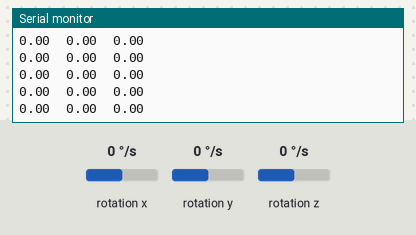
This sketch was run on a simulated Arduino Uno, built with avr-gcc and run on an emulated ATmega328P. On the bench: the last lines printed to the serial monitor. Wiring (inferred from the names in the program): L3G4200D gyroscope at I2C address 0x6A. Inputs (shaded band) come from the test bench; at power-on: rotation x 0 °/s, rotation y 0 °/s, rotation z 0 °/s.

Above: at 1.2 s.
1.3 s: rotation x set to 100 °/s
At 2.4 s:
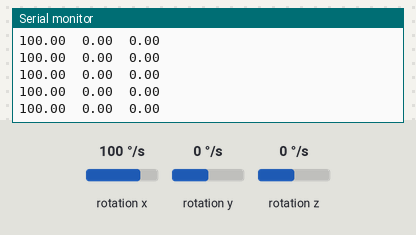
4.3 s: rotation y set to 100 °/s
At 5.3 s:
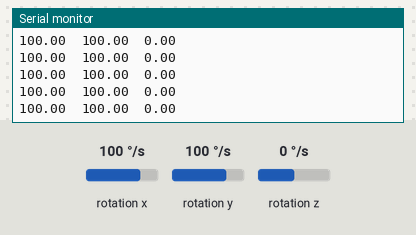
7.3 s: rotation z set to -192 °/s
At 8.0 s:
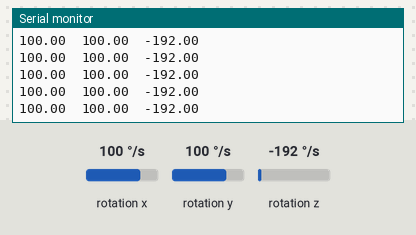

The sketch:

L3GD20_I2C.ino
```cpp
#include <Wire.h>

const byte L3GD20_ADDR = 0x6a;
const byte L3GD20_WHOAMI = 0x0f;
const byte L3GD20_CTRL_REG1 = 0x20;
const byte L3GD20_OUT_X_L = 0x28;
const byte L3GD20_OUT_X_H = 0x29;
const byte L3GD20_OUT_Y_L = 0x2A;
const byte L3GD20_OUT_Y_H = 0x2B;
const byte L3GD20_OUT_Z_L = 0x2C;
const byte L3GD20_OUT_Z_H = 0x2D;

byte L3GD20_read(byte reg) {
  Wire.beginTransmission(L3GD20_ADDR);
  Wire.write(reg);
  Wire.endTransmission();
  Wire.requestFrom(L3GD20_ADDR, 1);
  return Wire.read();
}

void setup() {
  Wire.begin();
  Serial.begin(9600);
  Serial.println(L3GD20_read(L3GD20_WHOAMI), HEX);
  Wire.beginTransmission(L3GD20_ADDR);
  Wire.write(L3GD20_CTRL_REG1);
  Wire.write(0x0f);
  Wire.endTransmission();
}

void loop() {
  int x, y, z;
  int h, l;

  l = L3GD20_read(L3GD20_OUT_X_L);
  h = L3GD20_read(L3GD20_OUT_X_H);
  x = (h << 8) | l;
  l = L3GD20_read(L3GD20_OUT_Y_L);
  h = L3GD20_read(L3GD20_OUT_Y_H);
  y = (h << 8) | l;
  l = L3GD20_read(L3GD20_OUT_Z_L);
  h = L3GD20_read(L3GD20_OUT_Z_H);
  z = (h << 8) | l;

  Serial.print(x*0.00875);
  Serial.print("\t");
  Serial.print(y*0.00875);
  Serial.print("\t");
  Serial.print(z*0.00875);
  Serial.println("");
}
```

Measured:
- after the input at 1.3 s, the serial monitor: prints a new line after 0.07 s (image 1)
- after the input at 4.3 s, the serial monitor: prints a new line after 0.08 s (image 2)
- after the input at 7.3 s, the serial monitor: prints a new line after 0.08 s (image 3)
